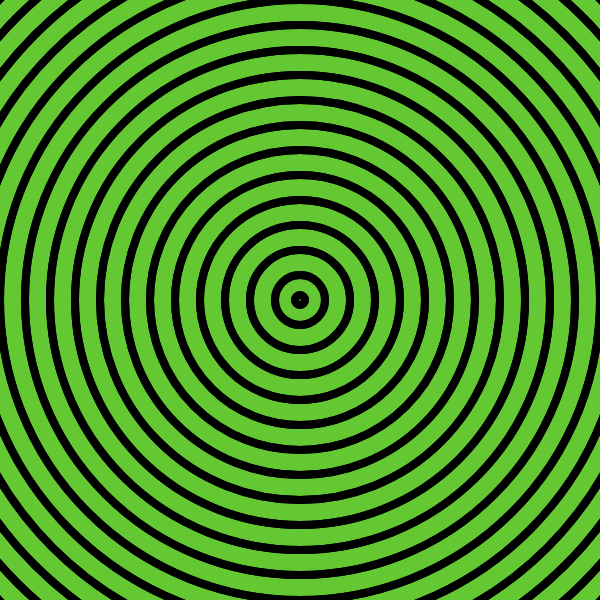
Frame 1 (no input)
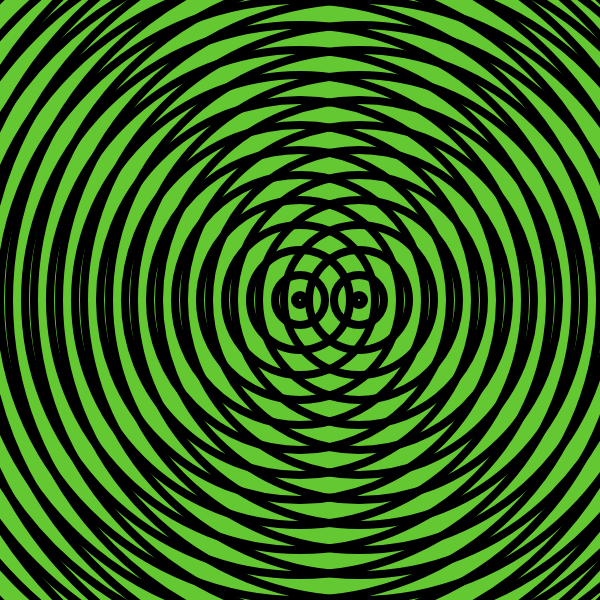
Frame 60 (no input)
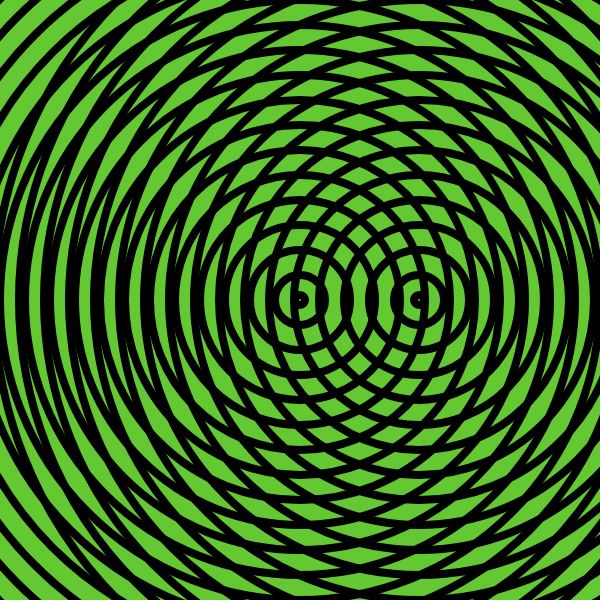
Frame 120 (the mouse pressed at the canvas centre since frame 60)

The p5.js sketch that drew these frames (run headless with seeded random() and noise() and a simulated clock; from frame 60 on, the mouse is pressed at the canvas centre):

// p5.js sketch
// ── sketch.js
var r=600;
var x,y,w;
var a=0;

function setup() {
  createCanvas(600,600);

}
function cirkle() {
    noFill();
  strokeWeight(8);
  ellipse(300,300,r+250,r+250);
  ellipse(300,300,r+200,r+200);
  ellipse(300,300,r+150,r+150);
  ellipse(300,300,r+100,r+100);
  ellipse(300,300,r+50,r+50);
  ellipse(300,300,r,r);
  ellipse(300,300,r-50,r-50);
  ellipse(300,300,r-100,r-100);
  ellipse(300,300,r-150,r-150);
  ellipse(300,300,r-200,r-200);
  ellipse(300,300,r-250,r-250);
  ellipse(300,300,r-300,r-300);
  ellipse(300,300,r-350,r-350);
  ellipse(300,300,r-400,r-400);
  ellipse(300,300,r-450,r-450);
  ellipse(300,300,r-500,r-500);
  ellipse(300,300,r-550,r-550);
  ellipse(300,300,r-590,r-590);
  
}
function draw() {
  background(100,200,50);
 cirkle();
 translate(a,0);
 cirkle();
  a+=1;
  if(a>900)
  {
    a=-300;
  }
  
}
